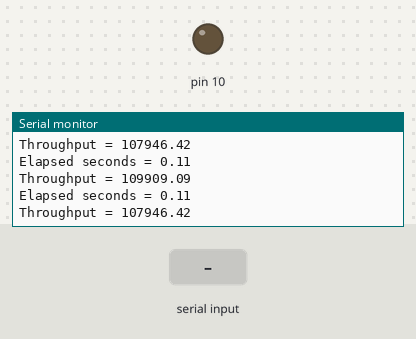
Bench run of a sketch on a simulated Arduino Uno, built with avr-gcc and run on an emulated ATmega328P. Shown: output pins drawn as LEDs (lit = HIGH), the last lines printed to the serial monitor. The inputs (shaded band) are chosen by the test bench. Storage starts empty.

Above: at 1.7 s.
1.8 s: "1\n" received over the second serial link
At 2.2 s:
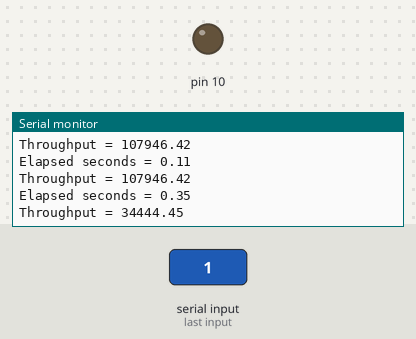
4.8 s: "0\n" received over the second serial link
At 5.2 s:
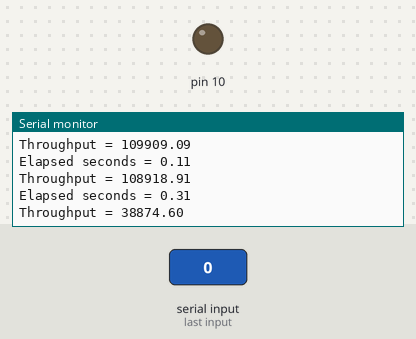
Timing chart, 0 to 7.8 s (numbered marks = the images above; inputs shaded):
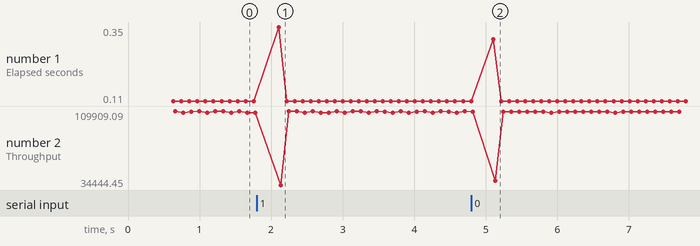

The sketch:

throughput_no_HTTP.ino
```cpp
/**
*Author: Pedro Henrique Cruz Caminha
*Universidade Federal do Rio de Janeiro
*Departamento de Engenharia Eletrica
*Project: Sensing Bus
*Subject: Throughput tests with an arduino
*********************************
To be flashed on an Arduino.

This software creates a file on the SD card. After, it reads the memmory card and asks the ESP8266 to send it.

The ESP8266 must be flashed with sensing/wifi-interface.ino.
*/
#include <avr/pgmspace.h>
#include <SoftwareSerial.h>
#include <SD.h>

#define NODE_ID 1 //The network id of the present device

#define DEBUG false // Set true if
#define SERIAL_BAUD_RATE 9600


#define WIFI_TX 4
#define WIFI_RX 5
#define WIFI_BAUD_RATE 38400

#define request "?"
#define clear_to_send ":"
#define end_of_file "#"
#define wifi_freq 10
#define wifi_timeout 20

#define BATCH_SIZE 30

#define DELAY_TIME 150

#define SD_CHIP_SELECT 10

const char string_0[] PROGMEM = "log.txt";
const char string_1[] PROGMEM = "node_id=";
const char string_2[] PROGMEM = "&type=data";
const char string_3[] PROGMEM = "&header=datetime,lat,lng,"; // This string is broken in 2 so the buffer is not very big
const char string_4[] PROGMEM = "light,temperature,humidity,rain";
const char string_5[] PROGMEM = "&load=";


const char* const string_table[] PROGMEM = {string_0, string_1, string_2,
                                            string_3, string_4, string_5
                                           };

char buffer[40];
SoftwareSerial wifiSerial(WIFI_RX, WIFI_TX);
String filename("log.txt");
unsigned long filesize;

void start_file() {
  if (SD.begin(SD_CHIP_SELECT)) {
    SD.remove(filename);
    File data_file = SD.open(filename, FILE_WRITE);

    for (int i = 0; i < 200; i ++) {
      data_file.print(String(i) + ",aaaaaaaaaaaaaaaaaaaaaaaaaaaaaaaaaaaaaaaaaaaaaaaaaaaaaaaa\n");
    }
    data_file.close();
    data_file = SD.open(filename, FILE_WRITE);
    filesize = data_file.size();
    Serial.println("File size = " + String(filesize) + "bytes");
  }
}


void start_message() {
  //Create the message
  strcpy_P(buffer, (char*)pgm_read_word(&(string_table[1]))); //node_id=
  wifiSerial.print(String(buffer) + NODE_ID);

  strcpy_P(buffer, (char*)pgm_read_word(&(string_table[2]))); //&type=data
  wifiSerial.print(buffer);

  strcpy_P(buffer, (char*)pgm_read_word(&(string_table[3]))); //&header=datetime,lat,lng,
  wifiSerial.print(buffer);

  strcpy_P(buffer, (char*)pgm_read_word(&(string_table[4]))); //light,temperature,humidity,rain
  wifiSerial.print(buffer);

  strcpy_P(buffer, (char*)pgm_read_word(&(string_table[5]))); //&load=
  wifiSerial.print(buffer);
}

bool send_data() {
  wifiSerial.listen();
  while (!wifiSerial.isListening()) {}
  //Send the whole file
  strcpy_P(buffer, (char*)pgm_read_word(&(string_table[0])));
  File data_file = SD.open("log.txt");

  while (data_file.available()) {
    if(!start_connection()){
      break;
    }
    String a;
    int i = 0;
    start_message();
    while (data_file.available() and i < BATCH_SIZE) {
      i++;
      a = data_file.readStringUntil('\n');
      wifiSerial.print(a + "\n");
      //wifiSerial.flush();
      //delay(50);
    }
    wifiSerial.write(end_of_file);
    delay(500);
  }
  data_file.close();
}

bool start_connection() {
  // Check for connection
  wifiSerial.listen();
  while (!wifiSerial.isListening()) {}
  wifiSerial.print(request);
  int index = 0;
  while (!wifiSerial.available()) {
    index++;
    if (index > wifi_timeout)
      break;
    delay(5);
  }

  String wifiIn("");
  while (wifiSerial.available()) {
    delay(DELAY_TIME);
    wifiIn += String(char (wifiSerial.read()));
  }
  return (wifiIn == clear_to_send);
}
void setup() {
  Serial.begin(SERIAL_BAUD_RATE);
  wifiSerial.begin(WIFI_BAUD_RATE);

  pinMode(10, OUTPUT);
  Serial.println("Start");
  start_file();
  Serial.println("File started");
  delay(DELAY_TIME);

}

void loop() {
  unsigned long t_start = millis();
  send_data();
  unsigned long t_end = millis();
  float elapsed = (t_end - t_start)/1000.0;
  Serial.println("Elapsed seconds = " + String(elapsed));
  float throughput = float(filesize)/elapsed;
  Serial.println("Throughput = " + String(throughput));
}
```

Measured:
- after the input at 1.8 s, the serial monitor: prints a new line after 0.31 s (image 1)
- after the input at 4.8 s, the serial monitor: prints a new line after 0.31 s (image 2)
